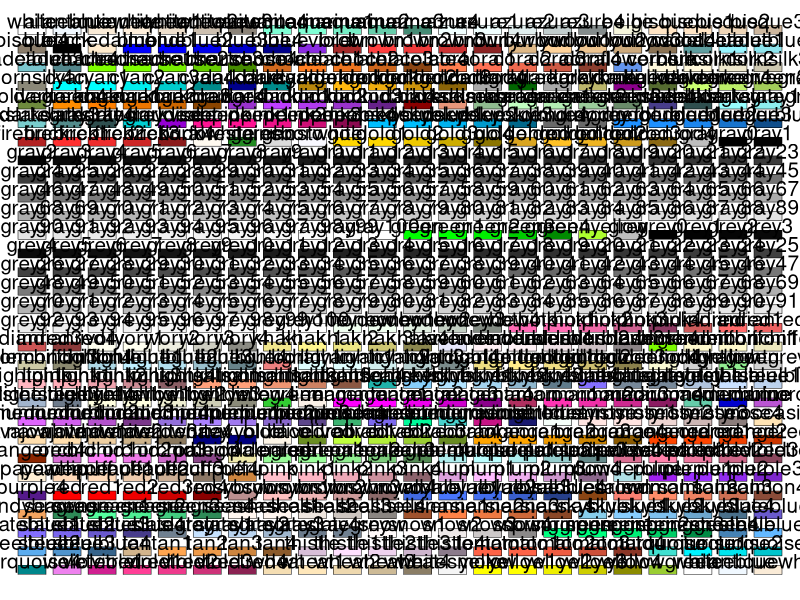
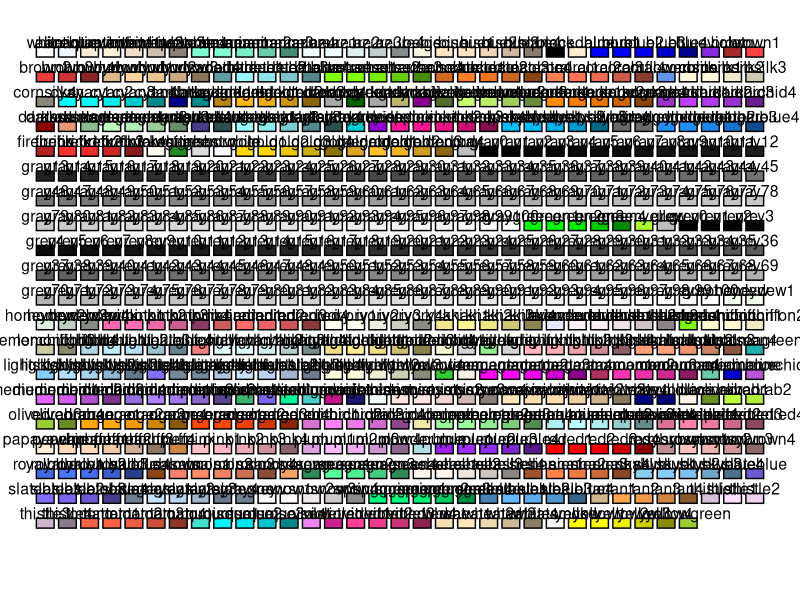
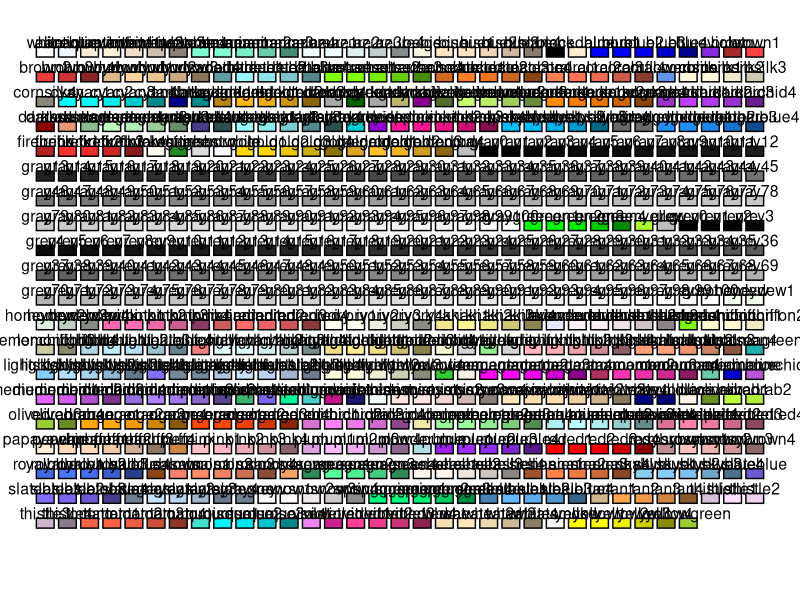
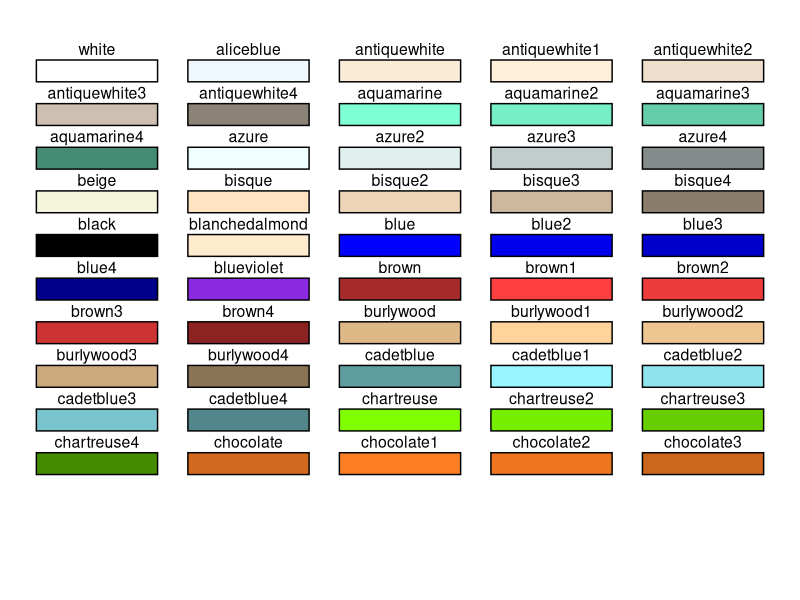
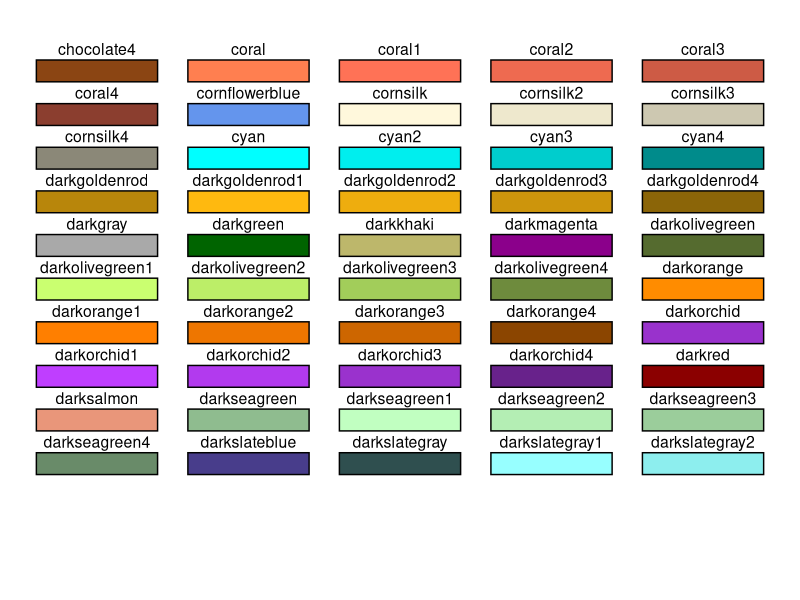
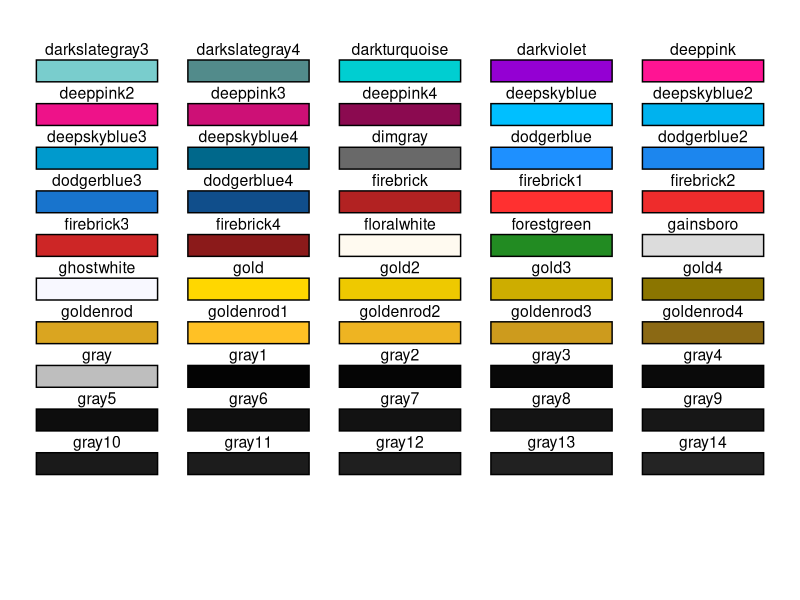
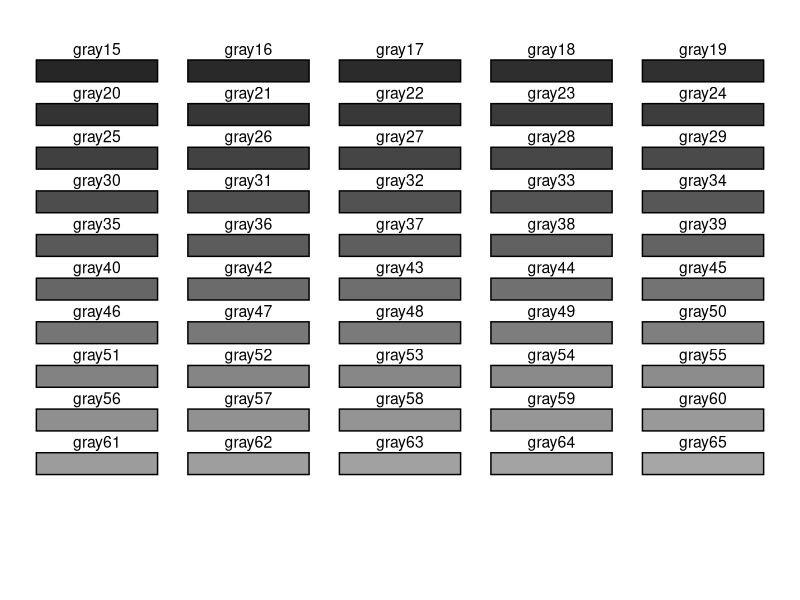
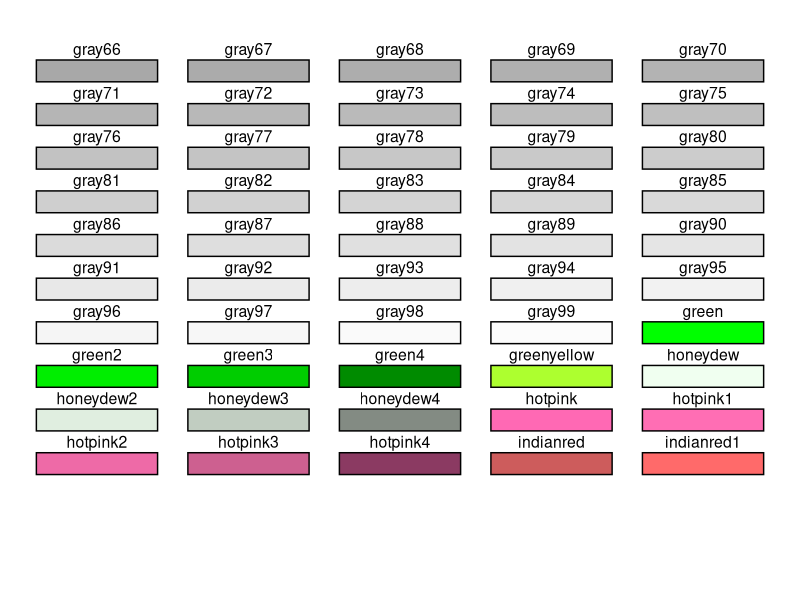

Recreate these plots in R, in order.

# 色板(grid) ----

library(grid)

a <- colors()

grid.rect(x = rep(seq(0.04,0.96,length=22),times=30),
          y = rep(seq(0.95,0.05,length=30),each=22),
          width = 0.035,
          height = 0.015,
          gp=gpar(fill=a,lwd=0.5))

grid.text(a,
          x=rep(seq(0.04,0.96,length=22),times=30),
          y = rep(seq(0.965,0.065,length=30),each=22),
          gp=gpar(fontsize=15))


# 色板(ggplot2) ----

library(tidyverse)

clr <- data.frame(no=1:657,color=colors()) %>% 
  rbind(data.frame(no=658:660,color=rep('white',3)))%>% 
  mutate(x=rep(1:33*30,20)) %>% 
  mutate(y=rep(1:20*5,each=33)) %>% 
  slice_head(n=657)

ggplot(clr, aes(xmin=x-12,xmax=x+12, ymin=y-1,ymax=y+1)) +
  geom_rect(aes(fill=I(color)),colour = "black")+
  lims(y=c(110,0))+
  theme_void()+
  geom_text(aes(x,y-2,label=color),size=4)

ggsave('colors.pdf',limitsize = FALSE,
       width = 50,height = 30,device = 'pdf')


# 色板升级版(去掉重复颜色) ----

library(tidyverse)

clr <- data.frame(no=1:502,color=colors(TRUE)) %>% 
  rbind(data.frame(no=503:510,color=rep('white',8))) %>% 
  mutate(l=c(rep(1:10,each=50),rep(10,10))) %>% 
  mutate(x=rep(1:5*5,102)) %>% 
  mutate(y=c(rep(rep(1:10*4,each=5),10),rep(11*4,10))) %>% 
  slice_head(n=502)


l <- split(clr,clr$l)

f <- function(df){
  ggplot(df, aes(xmin=x-2,xmax=x+2, ymin=y-1,ymax=y+1)) +
    geom_rect(aes(fill=I(color)),colour = "black")+
    lims(y=c(50,0))+
    theme_void()+
    geom_text(aes(x,y-2,label=color),size=4)
}

for(i in 1:length(l)){
  f(l[[i]])
  ggsave(paste0(i,'.pdf'),
         width = 8.27,height = 11.69,device = 'pdf')
}
